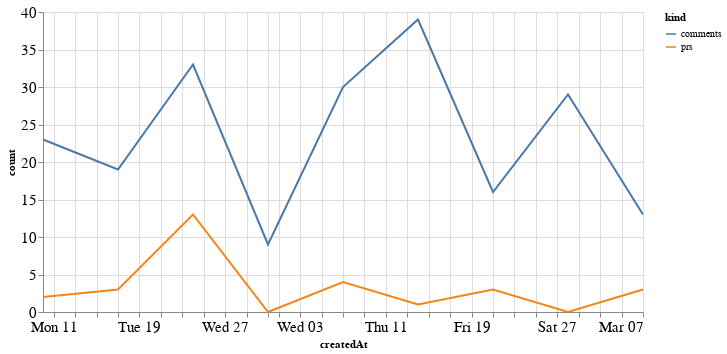

This figure's notebook cell:
### Code cell
alt.Chart(total_time, width=600).mark_line().encode(
    x='createdAt',
    y='count',
    color='kind'
)

### Figure 1 — Vega-Lite specification as saved in the notebook (floating-point values rounded to 4 significant figures)
{"config": {"axisLeft": {"labelFontSize": 15}, "axisBottom": {"labelFontSize": 15}}, "data": {"name": "data-3787196422951d443bf085da88f0dc3f"}, "mark": "line", "encoding": {"color": {"type": "nominal", "field": "kind"}, "x": {"type": "temporal", "field": "createdAt"}, "y": {"type": "quantitative", "field": "count"}}, "width": 600, "$schema": "https://vega.github.io/schema/vega-lite/v4.8.1.json", "datasets": {"data-3787196422951d443bf085da88f0dc3f": [{"createdAt": "2021-01-10T00:00:00", "kind": "prs", "count": 2}, {"createdAt": "2021-01-17T00:00:00", "kind": "prs", "count": 3}, {"createdAt": "2021-01-24T00:00:00", "kind": "prs", "count": 13}, {"createdAt": "2021-01-31T00:00:00", "kind": "prs", "count": 0}, {"createdAt": "2021-02-07T00:00:00", "kind": "prs", "count": 4}, {"createdAt": "2021-02-14T00:00:00", "kind": "prs", "count": 1}, {"createdAt": "2021-02-21T00:00:00", "kind": "prs", "count": 3}, {"createdAt": "2021-02-28T00:00:00", "kind": "prs", "count": 0}, {"createdAt": "2021-03-07T00:00:00", "kind": "prs", "count": 3}, {"createdAt": "2021-01-10T00:00:00", "kind": "comments", "count": 23}, {"createdAt": "2021-01-17T00:00:00", "kind": "comments", "count": 19}, {"createdAt": "2021-01-24T00:00:00", "kind": "comments", "count": 33}, {"createdAt": "2021-01-31T00:00:00", "kind": "comments", "count": 9}, {"createdAt": "2021-02-07T00:00:00", "kind": "comments", "count": 30}, {"createdAt": "2021-02-14T00:00:00", "kind": "comments", "count": 39}, {"createdAt": "2021-02-21T00:00:00", "kind": "comments", "count": 16}, {"createdAt": "2021-02-28T00:00:00", "kind": "comments", "count": 29}, {"createdAt": "2021-03-07T00:00:00", "kind": "comments", "count": 13}]}}
